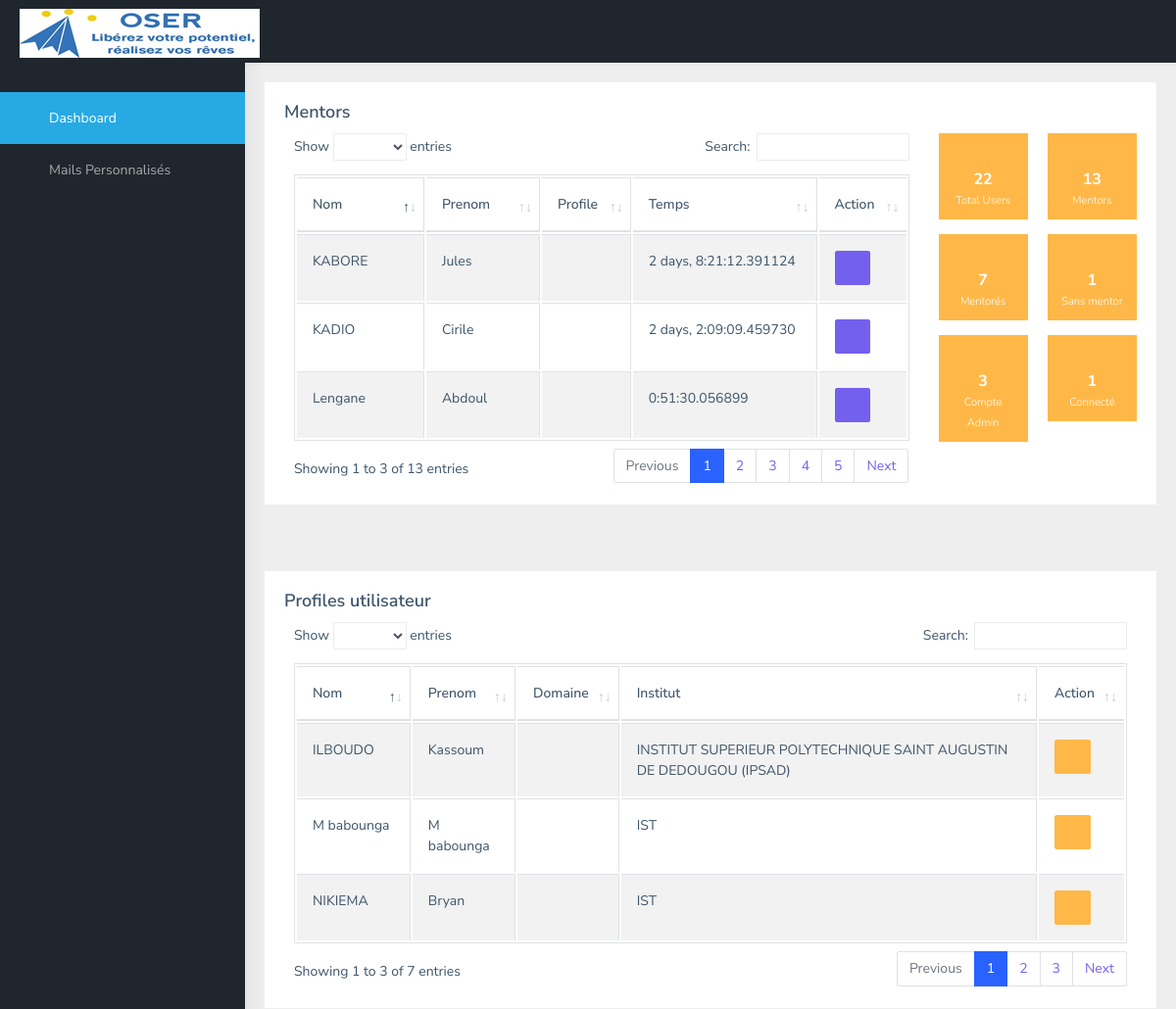
/tableau_de_bord/ (upper part), run on an earlier commit of the app's database.
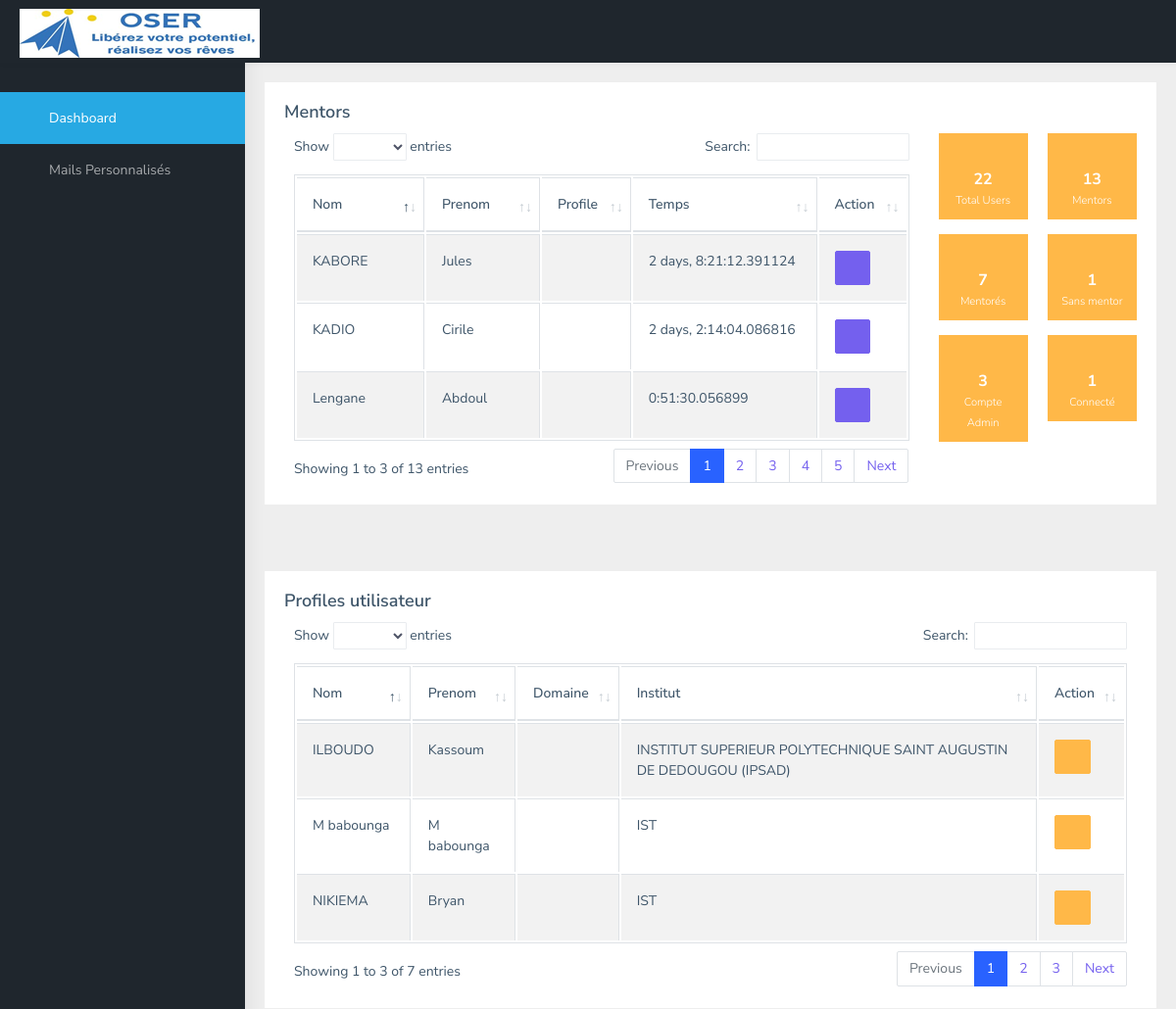
And on a later commit of the database.
### mentors/models.py (models this page shows, shortened)
class Profiles(models.Model):
    user = models.OneToOneField(User, blank=True, null=True, on_delete=models.CASCADE)
    telephone = models.CharField(max_length=20, blank=True, null=True, verbose_name='Téléphone')
    niveau = models.ForeignKey(Niveau_formation, blank=True, null=True, on_delete=models.CASCADE)
    can_be_mentor = models.BooleanField(default=False, verbose_name="Peut etre mentor?")
    commune = models.ForeignKey(Communes, blank=True, null=True, on_delete=models.CASCADE)
    village = models.CharField(max_length=20, blank=True, null=True)
    domaine = models.ForeignKey(CategorieFormation, blank=True, null=True, on_delete=models.CASCADE)
    etablissement = models.ForeignKey(Etablissement, blank=True, null=True, on_delete=models.CASCADE)
    profile = models.TextField(blank=True, null=True)
    confirm_experience_mentore = models.CharField(max_length=200, blank=True, null=True)
    profile_mentorat = models.TextField(blank=True,null=True)
    objectif_terme = models.TextField(blank=True,null=True)
    objectif = models.TextField(blank=True,null=True)
    confirm_mentore = models.CharField(max_length=200, blank=True, null=True)
    poste_mentor = models.TextField(blank=True,null=True)
    secteur_mentor = models.TextField(blank=True,null=True)
    confirm_experience_mentor = models.CharField(max_length=200, blank=True, null=True)
    confirm_formation_mentore = models.CharField(max_length=200, blank=True, null=True)
    type_mentorat = models.ForeignKey(Typementorat, blank=True, null=True, on_delete=models.CASCADE)
    photo = models.FileField(upload_to='profile/', null=True, blank=True)
    ojectif_academique = models.ForeignKey(Objectif_Accademique, blank=True, null=True, on_delete=models.CASCADE)
    cannaux = models.ForeignKey(Cannaux_Communication, blank=True, null=True, on_delete=models.CASCADE, verbose_name='Quel canal de communication préférez vous pour echanger avec le mentor')
    frequesce = models.ForeignKey(Frequence_Echange, blank=True, null=True, on_delete=models.CASCADE, verbose_name='A quelle fréquence vous vous echangez avec le mentor?')
    connaissance = models.ForeignKey(Cannaux_Connaissance, blank=True, null=True, on_delete=models.CASCADE, verbose_name='Comment avez vous connu MEntorMe')
    attente = models.TextField(blank=True, null=True)
    total_time_on_platform = models.DurationField(default=timezone.timedelta())
    last_login = models.DateTimeField(blank=True, null=True)
    created = models.DateField(auto_now_add=True)
    modified = models.DateField(auto_now=True)
    IMAGE_MAX_SIZE = (50, 50)
    def __str__(self):
        return self.user.username

### mentors/views.py (the view)
# urls.py: path('tableau_de_bord/', views.boad, name='boad'),
def boad(request):
    users = User.objects.all().count()
    demandes = Adession.objects.all()
    users_profiles = Profiles.objects.filter(user__groups__name='utilisateurs')
    mentorslists = Profiles.objects.filter(user__groups__name='mentors')
    mentors = User.objects.filter(groups__name='mentors').count()
    mentores = User.objects.filter(groups__name='utilisateurs').count()
    mentor_group = Group.objects.get(name='mentors')
    user_group = Group.objects.get(name='utilisateurs')
    sansmentores = User.objects.exclude(is_superuser=True).exclude(groups=mentor_group).exclude(groups=user_group).count()
    superadmins = User.objects.filter(is_superuser=True).count()
    derniere_minute = 1
    temps_limite = timezone.now() - timezone.timedelta(minutes=derniere_minute)
    sessions_actives = Session.objects.filter(expire_date__gte=temps_limite)
    ids_utilisateurs_connectes = [session.get_decoded().get('_auth_user_id') for session in sessions_actives if session.get_decoded().get('_auth_user_id') is not None]
    utilisateurs_connectes = User.objects.filter(id__in=ids_utilisateurs_connectes)
    nombre_utilisateurs_connectes = utilisateurs_connectes.count()
    demandes_mentorats = Mentorat.objects.all().order_by('-id')
    sessions = demandes_mentorats.filter(statut__statut='valide')
    activities_by_session = {}
    for session in sessions:
        activities = ActiviteMentorat.objects.filter(mentorat=session)
        activities_by_session[session.id] = activities
    context = {
               "users_profiles":users_profiles,
               "mentorslists":mentorslists,
               "utilisateurs_connectes":utilisateurs_connectes,
               "nombre_utilisateurs_connectes":nombre_utilisateurs_connectes,
               "superadmins":superadmins, "sansmentores":sansmentores,
               "mentores":mentores, "mentors":mentors,
               "users":users,
               "demandes":demandes,
               "demandes_mentorats":demandes_mentorats,
               "sessions":sessions,
               "activities_by_session": activities_by_session
               }
    return render(request, 'mentors/dashboard/boad.html', context)

### mentors/models.py (called while the page is built)
    def __str__(self):
        return self.nom_commune

    def __str__(self):
        return self.libelle

    def __str__(self):
        return self.libelle

    def __str__(self):
        return self.libelle

    def __str__(self):
        return self.libelle

    def __str__(self):
        return self.libelle

    def __str__(self):
        return self.libelle

    def __str__(self):
        return self.libelle

    def __str__(self):
        return self.libelle

    def __str__(self):
        return self.statut

    def __str__(self):
        return f'Mentorat Entre {self.demandeur} et {self.mentor} (Status: {self.statut})'

### mentors/templates/mentors/dashboard/boad.html (shortened to what the changed rows need)
{% extends "mentors/dashboard/base.html" %}
{% load static %}
{% block 'content' %}
        <div class="page-wrapper">
            <div class="container-fluid mb-5">
                <div class="row mb-5">
                    <div class="col-md-12">
                        <div class="card">
                            <div class="card-body">
                                <div class="row">
                                    <div class="col-lg-9">
                                        <div class="table-responsive">
                                            <table id="zero_config" class="table table-striped table-bordered">
                                                <thead>
                                                    <tr>
                                                        <th>Nom</th>
                                                        <th>Prenom</th>
                                                        <th>Profile</th>
                                                        <th>Temps</th>
                                                        <th>Action</th>
                                                    </tr>
                                                </thead>
                                                <tbody>
                                                    {% for data in mentorslists %}
                                                    <tr>
                                                        <td>{{data.user.last_name}}</td>
                                                        <td>{{data.user.first_name}}</td>
                                                        <td>{{data.user.profile}}</td>
                                                        <td>{{data.total_time_on_platform}}</td>
                                                        <td><a type="button" class="btn btn-primary" data-toggle="modal" data-target="#mentorModal{{data.user.id}}"><i class="fa fa-eye"></i></a></td>
                                                    </tr>
                                                    {% endfor %}
                                                </tbody>
                                            </table>
                                        </div>
                                    </div>
                                </div>
                            </div>
                        </div>
                    </div>
                </div>
                <div class="row mb-5">
                    <div class="col-md-12">
                        <div class="card">
                            <div class="card-body">
                                <div class="row">
                                    <div class="col-lg-12">
                                        <div class="table-responsive">
                                            <table id="profile" class="table table-striped table-bordered">
                                                <thead>
                                                    <tr>
                                                        <th>Nom</th>
                                                        <th>Prenom</th>
                                                        <th>Domaine</th>
                                                        <th>Institut</th>
                                                        <th>Action</th>
                                                    </tr>
                                                </thead>
                                            </table>
                                        </div>
                                    </div>
                                </div>
                            </div>
                        </div>
                    </div>
                </div>
            </div>
        </div>
{% endblock 'content' %}

What changed in the data, as far as the page shows it:
changed Profiles "KADIO": total_time_on_platform "2 days, 2:09:09.459730" → "2 days, 2:14:04.086816"
